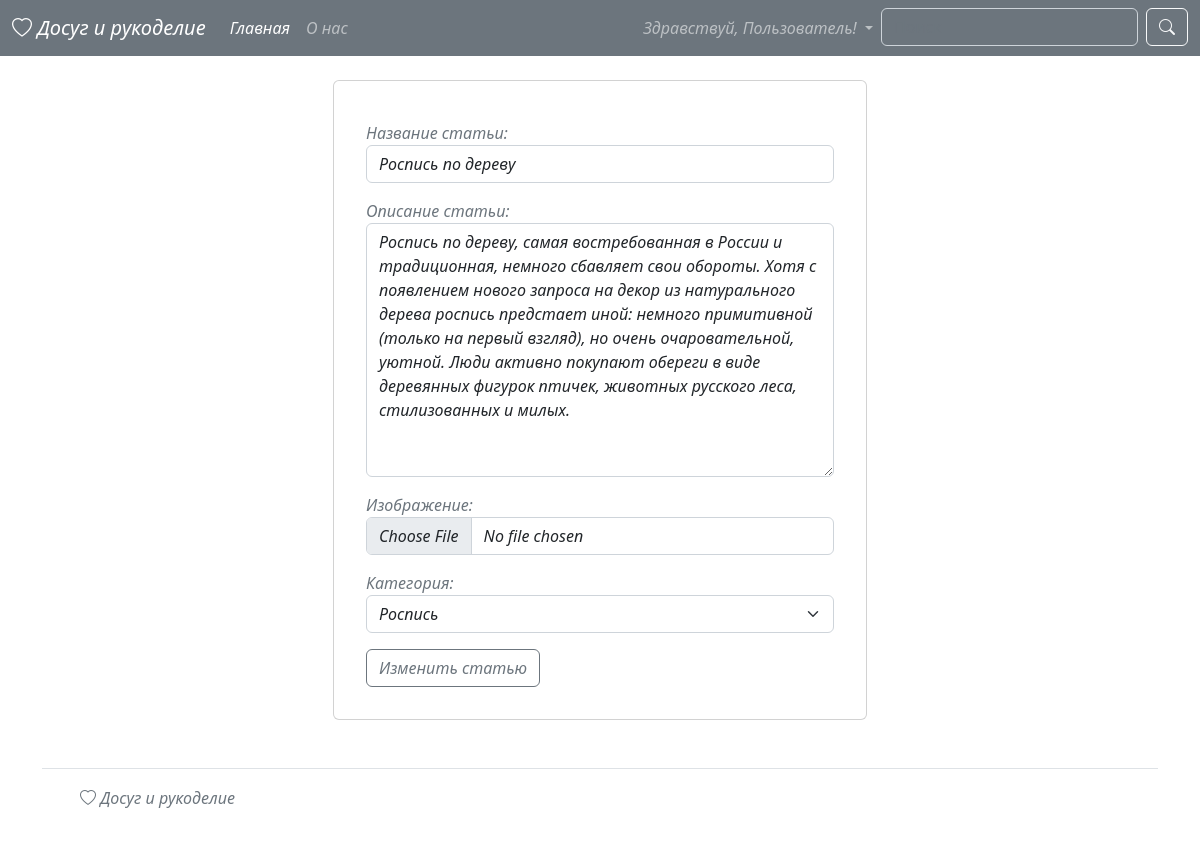
The app's page /article/3/update/ (signed in) with its own data.
### blog/models.py (models this page shows, shortened)
class Article(models.Model):
    title = models.CharField(max_length=255, verbose_name='Название статьи')
    content = models.TextField(verbose_name='Описание статьи')
    photo = models.ImageField(upload_to='photos/', blank=True, null=True, verbose_name='Изображение')
    created_at = models.DateTimeField(auto_now_add=True, verbose_name='Дата создания')
    updated_at = models.DateTimeField(auto_now=True, verbose_name='Дата обновления')
    views = models.IntegerField(default=0, verbose_name='Просмотры')
    category = models.ForeignKey(Category, on_delete=models.CASCADE, verbose_name='Категория')
    author = models.ForeignKey(User, on_delete=models.CASCADE, verbose_name='Автор', null=True, blank=True)
    class Meta:
        verbose_name = 'Статья'
        verbose_name_plural = 'Статьи'

class Category(models.Model):
    title = models.CharField(max_length=255, verbose_name='Название категории')
    def __str__(self):
        return self.title
    class Meta:
        verbose_name = 'Категория'
        verbose_name_plural = 'Категории'

### blog/views.py (the view)
# urls.py: path('article/<int:pk>/update/', ArticleUpdate.as_view(), name='update'),
class ArticleUpdate(UpdateView):
    model = Article
    form_class = ArticleForm
    template_name = 'blog/add_article.html'

### blog/forms.py
class LoginForm(AuthenticationForm):
    username = forms.CharField(max_length=50, widget=forms.TextInput(attrs={
        'class': 'form-control fst-italic',
        'placeholder': 'Имя пользователя'
    }))
    password = forms.CharField(widget=forms.PasswordInput(attrs={
        'class': 'form-control fst-italic',
        'placeholder': 'Пароль'
    }))

class RegistrationForm(UserCreationForm):
    password1 = forms.CharField(widget=forms.PasswordInput(attrs={
        'class': 'form-control fst-italic',
        'placeholder': 'Пароль'
    }))
    password2 = forms.CharField(widget=forms.PasswordInput(attrs={
        'class': 'form-control fst-italic',
        'placeholder': 'Подтвердите пароль'
    }))
    username = forms.CharField(widget=forms.TextInput(attrs={
        'class': 'form-control fst-italic',
        'placeholder': 'Имя пользователя'
    }))
    first_name = forms.CharField(widget=forms.TextInput(attrs={
        'class': 'form-control fst-italic',
        'placeholder': 'Ваше имя'
    }))
    last_name = forms.CharField(widget=forms.TextInput(attrs={
        'class': 'form-control fst-italic',
        'placeholder': 'Ваша фамилия'
    }))
    email = forms.EmailField(widget=forms.EmailInput(attrs={
        'class': 'form-control fst-italic',
        'placeholder': 'Ваша почта'
    }))
    class Meta:
        model = User
        fields = ('username',
                  'first_name',
                  'last_name',
                  'email',
                  'password1',
                  'password2')

### blog/context_processors.py (called while the page is built)
def add_my_forms(request):
    return {
        'login_form': LoginForm(),
        'register_form': RegistrationForm(),
        'edit_account': EditAccountForm(instance=request.user if request.user.is_authenticated else None),
        'edit_profile': EditProfileForm()
    }

### blog/templates/blog/add_article.html (shortened to what this page needs)
{% extends 'base.html' %}
{% block main %}
<div class="d-flex justify-content-center p-4">
    <div class="col-6 card p-4">
        <form class="text-secondary m-2 fst-italic" action="" method="post" enctype="multipart/form-data">
            {{ form.as_p }}
            <button class="btn btn-outline-secondary fst-italic" type="submit">
                {% if 'update' in request.path %}
                Изменить статью
                {% else %}
                Создать статью
                {% endif %}
            </button>
        </form>
    </div>
</div>
{% endblock main %}

### records on screen
Article: title "Роспись по дереву", content "Роспись по дереву, самая востребованная в России и традиционная, немного сбавляет свои обороты. Хотя с появлением нового запроса на декор из натурального дерева роспись предстает иной: немного примитивной (только на первый взгляд), но очень очаровательной, уютной. Люди активно покупают обереги в виде деревянных фигурок птичек, животных русского леса, стилизованных и милых.", category "Роспись"
